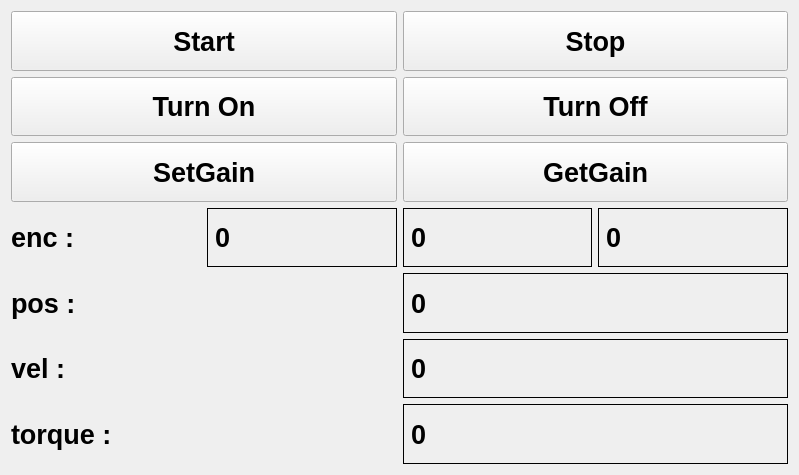
<?xml version="1.0" encoding="UTF-8"?>
<ui version="4.0">
 <class>Form</class>
 <widget class="QWidget" name="Form">
  <property name="geometry">
   <rect>
    <x>0</x>
    <y>0</y>
    <width>799</width>
    <height>475</height>
   </rect>
  </property>
  <property name="sizePolicy">
   <sizepolicy hsizetype="Fixed" vsizetype="Fixed">
    <horstretch>0</horstretch>
    <verstretch>0</verstretch>
   </sizepolicy>
  </property>
  <property name="font">
   <font>
    <weight>75</weight>
    <bold>true</bold>
   </font>
  </property>
  <property name="windowTitle">
   <string>Form</string>
  </property>
  <layout class="QGridLayout" name="gridLayout">
   <item row="0" column="0">
    <layout class="QHBoxLayout" name="horizontalLayout_5">
     <item>
      <widget class="QPushButton" name="btnStart">
       <property name="sizePolicy">
        <sizepolicy hsizetype="Minimum" vsizetype="Preferred">
         <horstretch>0</horstretch>
         <verstretch>0</verstretch>
        </sizepolicy>
       </property>
       <property name="font">
        <font>
         <pointsize>20</pointsize>
        </font>
       </property>
       <property name="text">
        <string>Start</string>
       </property>
      </widget>
     </item>
     <item>
      <widget class="QPushButton" name="btnStop">
       <property name="sizePolicy">
        <sizepolicy hsizetype="Minimum" vsizetype="Preferred">
         <horstretch>0</horstretch>
         <verstretch>0</verstretch>
        </sizepolicy>
       </property>
       <property name="font">
        <font>
         <pointsize>20</pointsize>
        </font>
       </property>
       <property name="text">
        <string>Stop</string>
       </property>
      </widget>
     </item>
    </layout>
   </item>
   <item row="1" column="0">
    <layout class="QHBoxLayout" name="horizontalLayout_7">
     <item>
      <widget class="QPushButton" name="btnTurnOn">
       <property name="sizePolicy">
        <sizepolicy hsizetype="Minimum" vsizetype="Preferred">
         <horstretch>0</horstretch>
         <verstretch>0</verstretch>
        </sizepolicy>
       </property>
       <property name="font">
        <font>
         <pointsize>20</pointsize>
        </font>
       </property>
       <property name="text">
        <string>Turn On</string>
       </property>
      </widget>
     </item>
     <item>
      <widget class="QPushButton" name="btnTurnOff">
       <property name="sizePolicy">
        <sizepolicy hsizetype="Minimum" vsizetype="Preferred">
         <horstretch>0</horstretch>
         <verstretch>0</verstretch>
        </sizepolicy>
       </property>
       <property name="font">
        <font>
         <pointsize>20</pointsize>
        </font>
       </property>
       <property name="text">
        <string>Turn Off</string>
       </property>
      </widget>
     </item>
    </layout>
   </item>
   <item row="2" column="0">
    <layout class="QHBoxLayout" name="horizontalLayout_2">
     <item>
      <widget class="QPushButton" name="btnSetGain">
       <property name="sizePolicy">
        <sizepolicy hsizetype="Minimum" vsizetype="Preferred">
         <horstretch>0</horstretch>
         <verstretch>0</verstretch>
        </sizepolicy>
       </property>
       <property name="font">
        <font>
         <pointsize>20</pointsize>
        </font>
       </property>
       <property name="text">
        <string>SetGain</string>
       </property>
      </widget>
     </item>
     <item>
      <widget class="QPushButton" name="btnGetGain">
       <property name="sizePolicy">
        <sizepolicy hsizetype="Minimum" vsizetype="Preferred">
         <horstretch>0</horstretch>
         <verstretch>0</verstretch>
        </sizepolicy>
       </property>
       <property name="font">
        <font>
         <pointsize>20</pointsize>
        </font>
       </property>
       <property name="text">
        <string>GetGain</string>
       </property>
      </widget>
     </item>
    </layout>
   </item>
   <item row="3" column="0">
    <layout class="QHBoxLayout" name="horizontalLayout">
     <item>
      <widget class="QLabel" name="label">
       <property name="font">
        <font>
         <pointsize>20</pointsize>
        </font>
       </property>
       <property name="text">
        <string>enc : </string>
       </property>
      </widget>
     </item>
     <item>
      <widget class="QLabel" name="txtEnc1">
       <property name="font">
        <font>
         <pointsize>20</pointsize>
        </font>
       </property>
       <property name="frameShape">
        <enum>QFrame::Box</enum>
       </property>
       <property name="text">
        <string>0</string>
       </property>
      </widget>
     </item>
     <item>
      <widget class="QLabel" name="txtEnc2">
       <property name="font">
        <font>
         <pointsize>20</pointsize>
        </font>
       </property>
       <property name="frameShape">
        <enum>QFrame::Box</enum>
       </property>
       <property name="text">
        <string>0</string>
       </property>
      </widget>
     </item>
     <item>
      <widget class="QLabel" name="txtEncDiff">
       <property name="font">
        <font>
         <pointsize>20</pointsize>
        </font>
       </property>
       <property name="frameShape">
        <enum>QFrame::Box</enum>
       </property>
       <property name="text">
        <string>0</string>
       </property>
      </widget>
     </item>
    </layout>
   </item>
   <item row="4" column="0">
    <layout class="QHBoxLayout" name="horizontalLayout_3">
     <item>
      <widget class="QLabel" name="label_3">
       <property name="font">
        <font>
         <pointsize>20</pointsize>
        </font>
       </property>
       <property name="text">
        <string>pos : </string>
       </property>
      </widget>
     </item>
     <item>
      <widget class="QLabel" name="txtPos">
       <property name="font">
        <font>
         <pointsize>20</pointsize>
        </font>
       </property>
       <property name="frameShape">
        <enum>QFrame::Box</enum>
       </property>
       <property name="text">
        <string>0</string>
       </property>
      </widget>
     </item>
    </layout>
   </item>
   <item row="5" column="0">
    <layout class="QHBoxLayout" name="horizontalLayout_4">
     <item>
      <widget class="QLabel" name="label_4">
       <property name="font">
        <font>
         <pointsize>20</pointsize>
        </font>
       </property>
       <property name="text">
        <string>vel : </string>
       </property>
      </widget>
     </item>
     <item>
      <widget class="QLabel" name="txtVel">
       <property name="font">
        <font>
         <pointsize>20</pointsize>
        </font>
       </property>
       <property name="frameShape">
        <enum>QFrame::Box</enum>
       </property>
       <property name="text">
        <string>0</string>
       </property>
      </widget>
     </item>
    </layout>
   </item>
   <item row="6" column="0">
    <layout class="QHBoxLayout" name="horizontalLayout_6">
     <item>
      <widget class="QLabel" name="label_5">
       <property name="font">
        <font>
         <pointsize>20</pointsize>
        </font>
       </property>
       <property name="text">
        <string>torque : </string>
       </property>
      </widget>
     </item>
     <item>
      <widget class="QLabel" name="txtTor">
       <property name="font">
        <font>
         <pointsize>20</pointsize>
        </font>
       </property>
       <property name="frameShape">
        <enum>QFrame::Box</enum>
       </property>
       <property name="text">
        <string>0</string>
       </property>
      </widget>
     </item>
    </layout>
   </item>
  </layout>
 </widget>
 <resources/>
 <connections/>
</ui>
